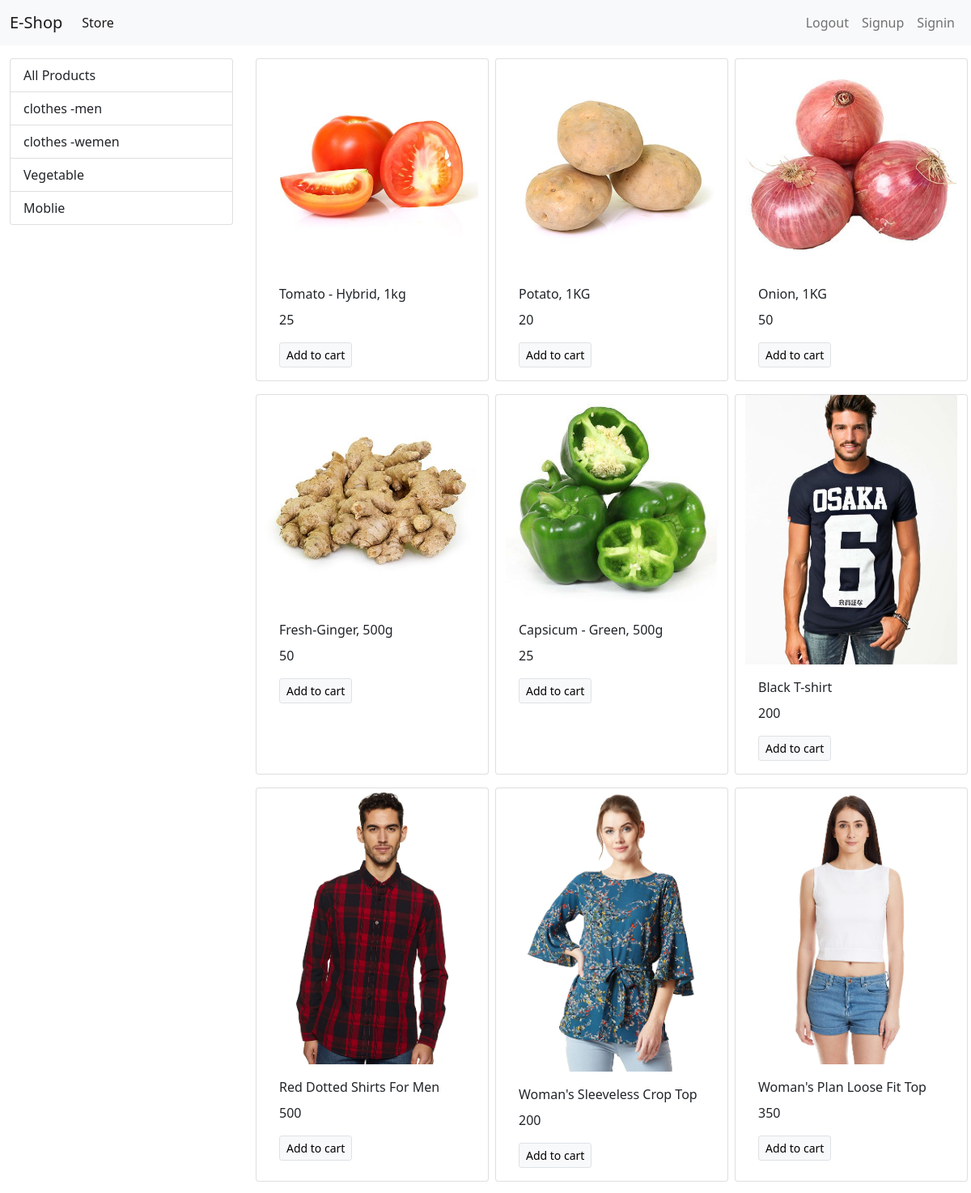
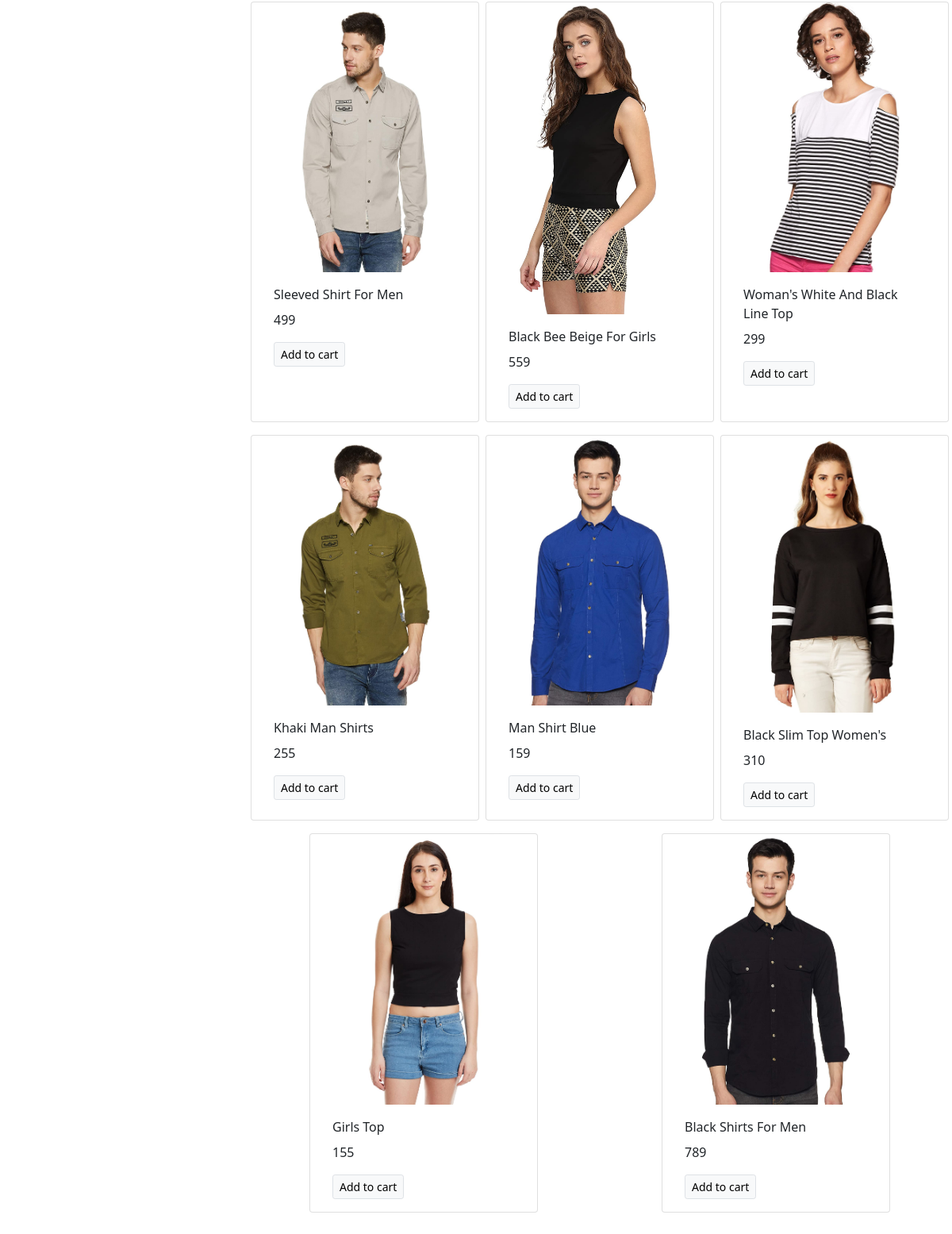
The page / on the database its author committed (2 pictures, top to bottom).
### store/models/category.py (models this page shows, shortened)
class Category(models.Model):
    name = models.CharField(max_length=100)
    @staticmethod
    def get_all_categories():
        return Category.objects.all()

### store/models/product.py (models this page shows, shortened)
class Product(models.Model):
    name = models.CharField(max_length=100)
    price = models.IntegerField(default=0)
    category = models.ForeignKey(Category, on_delete=models.CASCADE, default=1)
    description = models.CharField(max_length=100, default='', null=True, blank=True)
    image = models.ImageField(upload_to='uploads\products')
    @staticmethod
    def get_all_products():
        return Product.objects.all()

### store/views.py (the view)
# urls.py: path('', index),
def index(request):
    products = None
    categories = Category.get_all_categories()
    categoryID = request.GET.get('category')
    if categoryID:
        products = Product.get_all_products_by_categoryid(categoryID)
    else:
        products = Product.get_all_products();
    data = {}
    data["products"] = products
    data["categories"] = categories
    return render(request, 'index.html', data )

### store/templates/index.html
{% extends 'base.html' %}
{% block content %}
<div class="container-fluid my-3">
  <div class="row">
    <div class="col-lg-3 mx-auto">
      <div class="list-group">
        <a href="/" class="list-group-item list-group-item-action">All Products</a>
        {% for category in categories %}
        <a href="/?category={{category.id}}" class="list-group-item list-group-item-action"> {{category.name}}</a>
       {% endfor %}
      </div>
    </div>
    <div id="products" class="col-lg-9 mx-auto">
      <div class="row ms-auto">
        {% for product in products %}
        <div class="card mx-auto mb-3" style="width: 18rem;">
          <img class="card-img-top" src="{{product.image.url}}" alt="Card image cap">
          <div class="card-body">
            <p class="card-title">{{product.name}}</p>
            <p class="card-text">{{product.price}}</p>
            <a href="#" class="btn btn-light border btn-sm">Add to cart</a>
          </div>
        </div>
        {% endfor %}
      </div>
    </div>
  </div>
</div>
{% endblock %}

### store/templates/base.html (shortened to what this page needs)
<!doctype html>
<html lang="en">
<head>
  <link href="https://cdn.jsdelivr.net/npm/bootstrap@5.1.3/dist/css/bootstrap.min.css" rel="stylesheet"
>
</head>
<body>
  <nav class="navbar navbar-expand-lg navbar-light bg-light">
    <div class="container-fluid">
      <a class="navbar-brand" href="#">E-Shop</a>
      <div class="collapse navbar-collapse" id="navbarSupportedContent">
        <ul class="navbar-nav me-auto mb-2 mb-lg-0">
          <li class="nav-item">
            <a class="nav-link active" aria-current="page" href="#">Store</a>
          </li>
        </ul>
        <ul class="navbar-nav my-2 my-lg-0">
          <li class="nav-item">
            <a class="nav-link " aria-current="page" href="#">Logout</a>
          </li>
          <li class="nav-item">
            <a class="nav-link " aria-current="page" href="/signup">Signup</a>
          </li>
          <li class="nav-item">
            <a class="nav-link " aria-current="page" href="#">Signin</a>
          </li>
        </ul>
      </div>
    </div>
  </nav>
    {% block content %}
    {% endblock %}
</body>
</html>

### rows shown on the page
Category: name "clothes -men"
Category: name "clothes -wemen"
Category: name "Vegetable"
Category: name "Moblie"
Product: image (picture), name "Tomato - Hybrid, 1kg", price "25"
Product: image (picture), name "Potato, 1KG", price "20"
Product: image (picture), name "Onion, 1KG", price "50"
Product: image (picture), name "Fresh-Ginger, 500g", price "50"
Product: image (picture), name "Capsicum - Green, 500g", price "25"
Product: image (picture), name "Black T-shirt", price "200"
Product: image (picture), name "Red Dotted Shirts For Men", price "500"
Product: image (picture), name "Woman's Sleeveless Crop Top", price "200"
Product: image (picture), name "Woman's Plan Loose Fit Top", price "350"
Product: image (picture), name "Sleeved Shirt For Men", price "499"
Product: image (picture), name "Black Bee Beige For Girls", price "559"
Product: image (picture), name "Woman's White And Black Line Top", price "299"
Product: image (picture), name "Khaki Man Shirts", price "255"
Product: image (picture), name "Man Shirt Blue", price "159"
Product: image (picture), name "Black Slim Top Women's", price "310"
Product: image (picture), name "Girls Top", price "155"
Product: image (picture), name "Black Shirts For Men", price "789"
